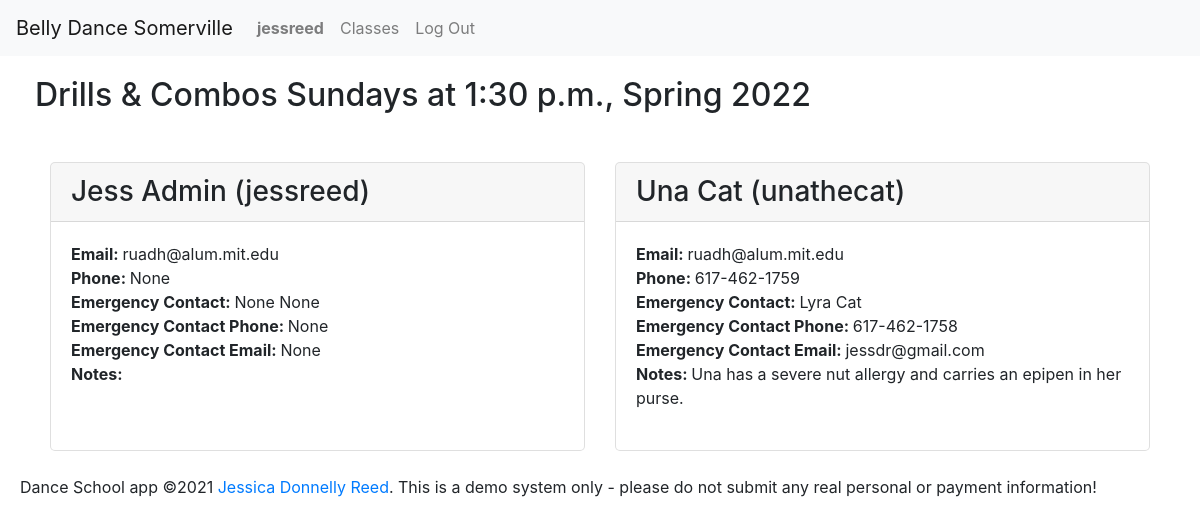
The page /contact-sheet/8 (signed in) on the database as committed earlier.
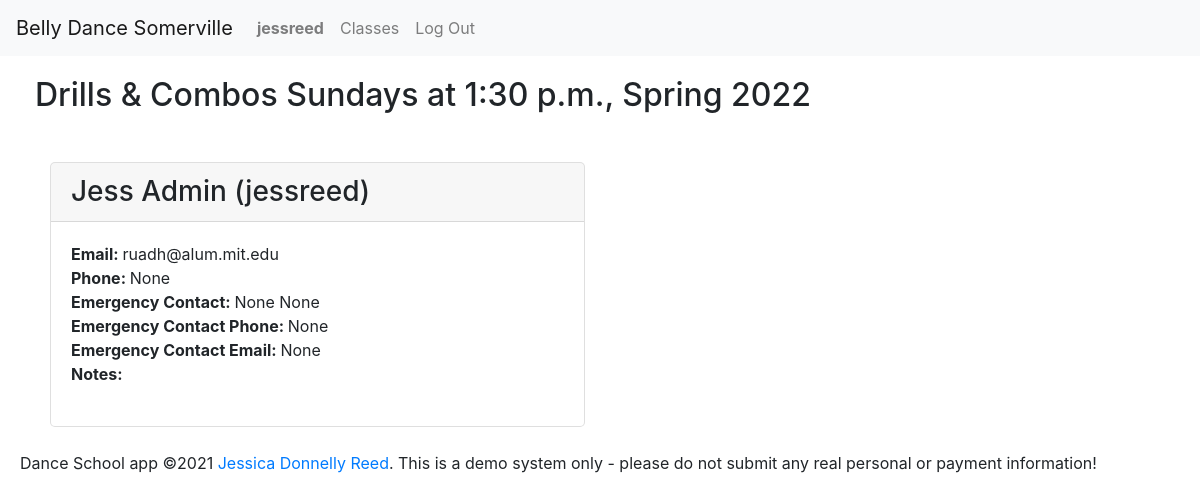
The same page on the database as committed later.
### enrollment/models.py (models this page shows, shortened)
class User(AbstractUser):
    timezone = models.CharField(max_length=32, choices=TIMEZONES,
                                default=settings.DEFAULT_TIMEZONE)
    first_name = models.CharField(max_length=128, null=False, blank=False)
    last_name = models.CharField(max_length=128, null=False, blank=False)
    email = models.EmailField(max_length=254, null=False, blank=False)
    phone = models.CharField(max_length=32, null=True, blank=True)
    emergency_first = models.CharField(max_length=128, null=True, blank=True)
    emergency_last = models.CharField(max_length=128, null=True, blank=True)
    emergency_email = models.EmailField(max_length=254, null=True, blank=True)
    emergency_phone = models.CharField(max_length=32, null=True, blank=True)
    accept_terms = models.DateTimeField(null=True, blank=True)
    contact_sheet_notes = models.CharField(
        max_length=2048, null=True, blank=True)
    def __str__(self):
        return f'{self.first_name} {self.last_name} ({self.username})'

### enrollment/views.py (the view)
# urls.py: path('contact-sheet/<int:id>', views.contact_sheet, name='contact_sheet'),
@login_required
def contact_sheet(request, id):
    set_timezone(request)
    if request.user.is_staff:
        try:
            offering = Offering.objects.get(id=id)
        except Offering.DoesNotExist:
            offering = None
            students = None
        try:
            students = User.objects.filter(
                orders__line_items__offering=offering).order_by('last_name', 'first_name')
        except User.DoesNotExist:
            students = None
        return render(request, 'enrollment/contact-sheet.html', {
            'offering': offering,
            'students': students
        })
    else:
        return render(request, 'enrollment/contact-sheet.html', {
            'offerings': None,
            'message': 'You are not authorized to view this page'
        })

### enrollment/context_processors.py (called while the page is built)
def global_settings(request):
    return {
    'DEFAULT_TIMEZONE': settings.DEFAULT_TIMEZONE,
    'TIME_FORMAT': settings.TIME_FORMAT,
    'DATE_FORMAT': settings.DATE_FORMAT,
    'DATE_TIME_FORMAT': settings.DATE_TIME_FORMAT,
    'DATE_TIME_FORMAT_NO_YEAR': settings.DATE_TIME_FORMAT_NO_YEAR,
    'DATE_TIME_TIMEZONE_FORMAT': settings.DATE_TIME_TIMEZONE_FORMAT,
    'SCHOOL_NAME': settings.SCHOOL_NAME,
    'SCHOOL_POLICIES': settings.SCHOOL_POLICIES,
    'NO_OFFERINGS': settings.NO_OFFERINGS,
    }

### enrollment/models.py (called while the page is built)
    def __str__(self):
        return self.name

    @property
    def weekday_name(self):
        return settings.WEEKDAYS[self.weekday][1]

### enrollment/views.py (called while the page is built)
def set_timezone(request):
    if request.user.is_authenticated:
        timezone.activate(request.user.timezone)
    else:
        timezone.activate(settings.DEFAULT_TIMEZONE)

### enrollment/templates/enrollment/contact-sheet.html
{% extends "enrollment/layout.html" %}
{% block body %}
{% if offering %}
    <div class="container" id="contact-sheet">
        <div class="row">
            <h2>{{offering.course.title}} {{offering.weekday_name}}s at {{offering.start_time}}, {{offering.semester}}</h2>
        </div>
        <div class = "row">
            {% if students %}
                {% for student in students %}
                <div class="col-md-6 mb-4">
                    <div class="card h-100">
                        <h3 class="card-header">{{student}}</h3>
                        <div class="card-body">
                            <div>
                                <span class="label">Email: </span> <span>{{student.email}}</span>
                            </div>
                            <div>
                                <span class="label">Phone: </span> <span>{{student.phone}}</span>
                            </div>
                            <div>
                                <span class="label">Emergency Contact: </span> <span>{{student.emergency_first}} {{student.emergency_last}}</span>
                            </div>
                            <div>
                                <span class="label">Emergency Contact Phone: </span> <span>{{student.emergency_phone}}</span>
                            </div>
                            <div>
                                <span class="label">Emergency Contact Email: </span> <span>{{student.emergency_email}}</span>
                            </div>
                            <div>
                                <span class="label">Notes: </span> <span>{{student.contact_sheet_notes|default_if_none:""}}</span>
                            </div>
                        </div>
                    </div>
                </div>
                {% endfor %}
            {% else %}
                <h3>No students enrolled.</h3>
            {% endif %}
        </div>
    </div>
{% endif %}
{% endblock %}

### enrollment/templates/enrollment/layout.html (shortened to what this page needs)
{% load static %}
{% load tz %}
<!DOCTYPE html>
<html lang="en">
<head>
    <link rel="stylesheet" href="https://stackpath.bootstrapcdn.com/bootstrap/4.4.1/css/bootstrap.min.css"
>
    <link href="{% static 'enrollment/styles.css' %}" rel="stylesheet">
</head>
<body>
    <nav class="navbar navbar-expand-sm navbar-light bg-light">
        <a class="navbar-brand" href="#">{{SCHOOL_NAME}}</a>
        <div class="collapse navbar-collapse" id="main-nav">
            <ul class="navbar-nav mr-auto">
                {% if user.is_authenticated %}
                    <li class="nav-item">
                        <a class="nav-link" href="{% url 'view_profile' user.id %}"><strong>{{user.username}}</strong></a>
                    </li>
                {% endif %}
                    <li class="nav-item">
                        <a class="nav-link" href="{% url 'index' %}">Classes</a>
                    </li>
                {% if user.is_authenticated %}
                    <li class="nav-item">
                        <a class="nav-link" href="{% url 'logout' %}">Log Out</a>
                    </li>
                {% endif %}
            </ul>
        </div>
    </nav>
    {% block body %}
    {% endblock %}
    <footer>
        Dance School app &copy;2021 <a href="https://github.com/ruadh">Jessica Donnelly Reed</a>.  This is a demo system only - please do not submit any real personal or payment information!
    </footer>
</body>
</html>

Rows that differ between the two databases and show on the page:
no longer on this page (row edited): User: first_name+last_name+username "Una Cat (unathecat)", email "ruadh@alum.mit.edu", phone "617-462-1759", emergency_first "Lyra", emergency_last "Cat", emergency_phone "617-462-1758", emergency_email "jessdr@gmail.com", contact_sheet_notes "Una has a severe nut allergy and carries an epipen in her purse."
